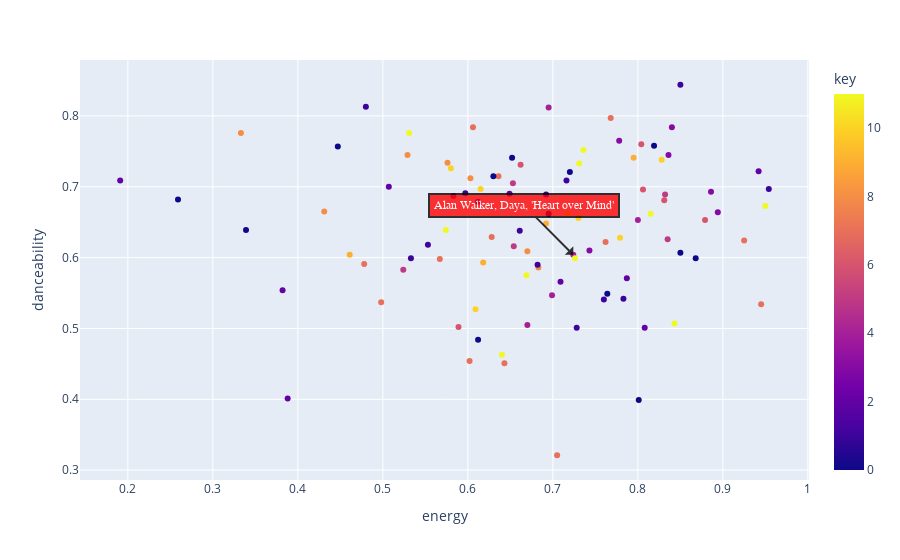

Notebook cell for this chart:
### Code cell
hover_columns = ['name', 'artist', 'added_at', 'tempo', 'valence']
fig = px.scatter(most_recently_added, x="energy", y='danceability', color='key', color_discrete_sequence=px.colors.qualitative.Bold, hover_data=hover_columns)

# Find the index of the song "Shape of You" in the most_recently_added dataframe
song_index = most_recently_added[most_recently_added['name'] == 'Heart over Mind'].index[0]

# Get the x and y coordinates of the point corresponding to the song
x_coord = most_recently_added.loc[song_index, 'energy']
y_coord = most_recently_added.loc[song_index, 'danceability']

# Create the arrow and text annotation
fig.add_annotation(
    x=x_coord,
    y=y_coord,
    ax=x_coord-50,
    ay=y_coord-50,
    text="Alan Walker, Daya, 'Heart over Mind'",
    arrowhead=1,
    showarrow=True,
    font=dict(
        family="Courier New, monospace",
        size=12,
        color="#ffffff"
    ),
    align="center",
    arrowcolor="black",
    arrowwidth=2,
    arrowsize=1,
    bordercolor="black",
    borderwidth=2,
    borderpad=4,
    bgcolor="red",
    opacity=0.8
)

# Show the plot
fig.show()

### Figure 1 — Plotly figure (JSON) as saved in the notebook; plotly's stock layout.template omitted (floating-point values rounded to 4 significant figures; data arrays with more than 128 entries replaced by an {"elided": "..."} marker saying what was removed)
{"data": [{"customdata": {"elided": "100x5 mixed values"}, "hovertemplate": "energy=%{x}<br>danceability=%{y}<br>name=%{customdata[0]}<br>artist=%{customdata[1]}<br>added_at=%{customdata[2]}<br>tempo=%{customdata[3]}<br>valence=%{customdata[4]}<br>key=%{marker.color}<extra></extra>", "legendgroup": "", "marker": {"color": [11, 1, 8, 2, 2, 6, 7, 6, 9, 3, 11, 5, 1, 8, 0, 0, 3, 1, 11, 4, 1, 1, 7, 9, 0, 10, 4, 7, 1, 8, 4, 4, 0, 1, 11, 0, 3, 0, 7, 2, 10, 10, 0, 11, 4, 6, 4, 1, 7, 8, 8, 3, 2, 0, 11, 5, 5, 2, 7, 5, 11, 3, 6, 1, 6, 7, 9, 1, 11, 11, 2, 7, 7, 1, 11, 0, 1, 7, 2, 8, 7, 0, 2, 0, 3, 1, 10, 11, 0, 0, 10, 7, 1, 10, 2, 5, 6, 9, 8, 7], "coloraxis": "coloraxis", "symbol": "circle"}, "mode": "markers", "name": "", "orientation": "v", "showlegend": false, "type": "scatter", "x": [0.717, 0.85, 0.431, 0.808, 0.649, 0.662, 0.762, 0.589, 0.618, 0.743, 0.95, 0.832, 0.716, 0.333, 0.339, 0.819, 0.836, 0.48, 0.669, 0.67, 0.533, 0.553, 0.478, 0.692, 0.85, 0.779, 0.724, 0.606, 0.728, 0.576, 0.583, 0.8, 0.612, 0.612, 0.726, 0.447, 0.84, 0.801, 0.768, 0.507, 0.73, 0.609, 0.695, 0.731, 0.699, 0.831, 0.695, 0.954, 0.705, 0.683, 0.529, 0.778, 0.388, 0.764, 0.574, 0.835, 0.654, 0.787, 0.602, 0.524, 0.736, 0.894, 0.879, 0.783, 0.806, 0.628, 0.461, 0.682, 0.815, 0.64, 0.709, 0.925, 0.643, 0.597, 0.843, 0.652, 0.76, 0.636, 0.191, 0.67, 0.498, 0.63, 0.382, 0.259, 0.886, 0.692, 0.828, 0.531, 0.72, 0.868, 0.58, 0.945, 0.661, 0.615, 0.942, 0.653, 0.804, 0.795, 0.603, 0.567], "xaxis": "x", "y": [0.662, 0.844, 0.665, 0.501, 0.69, 0.731, 0.622, 0.502, 0.593, 0.61, 0.673, 0.689, 0.709, 0.776, 0.639, 0.758, 0.745, 0.813, 0.575, 0.505, 0.599, 0.618, 0.591, 0.648, 0.607, 0.628, 0.604, 0.784, 0.501, 0.734, 0.687, 0.653, 0.484, 0.679, 0.599, 0.757, 0.784, 0.399, 0.797, 0.7, 0.656, 0.527, 0.662, 0.733, 0.547, 0.681, 0.812, 0.697, 0.321, 0.586, 0.745, 0.765, 0.401, 0.549, 0.639, 0.626, 0.616, 0.571, 0.454, 0.583, 0.752, 0.664, 0.653, 0.542, 0.696, 0.629, 0.604, 0.59, 0.662, 0.463, 0.566, 0.624, 0.451, 0.691, 0.507, 0.741, 0.541, 0.715, 0.709, 0.609, 0.537, 0.715, 0.554, 0.682, 0.693, 0.689, 0.738, 0.776, 0.721, 0.599, 0.726, 0.534, 0.638, 0.697, 0.722, 0.705, 0.76, 0.741, 0.712, 0.598], "yaxis": "y"}], "layout": {"annotations": [{"align": "center", "arrowcolor": "black", "arrowhead": 1, "arrowsize": 1, "arrowwidth": 2, "ax": -49.28, "ay": -49.4, "bgcolor": "red", "bordercolor": "black", "borderpad": 4, "borderwidth": 2, "font": {"color": "#ffffff", "family": "Courier New, monospace", "size": 12}, "opacity": 0.8, "showarrow": true, "text": "Alan Walker, Daya, 'Heart over Mind'", "x": 0.724, "y": 0.604}], "coloraxis": {"colorbar": {"title": {"text": "key"}}, "colorscale": [[0, "#0d0887"], [0.1111, "#46039f"], [0.2222, "#7201a8"], [0.3333, "#9c179e"], [0.4444, "#bd3786"], [0.5556, "#d8576b"], [0.6667, "#ed7953"], [0.7778, "#fb9f3a"], [0.8889, "#fdca26"], [1, "#f0f921"]]}, "legend": {"tracegroupgap": 0}, "margin": {"t": 60}, "xaxis": {"anchor": "y", "domain": [0, 1], "title": {"text": "energy"}}, "yaxis": {"anchor": "x", "domain": [0, 1], "title": {"text": "danceability"}}}}
